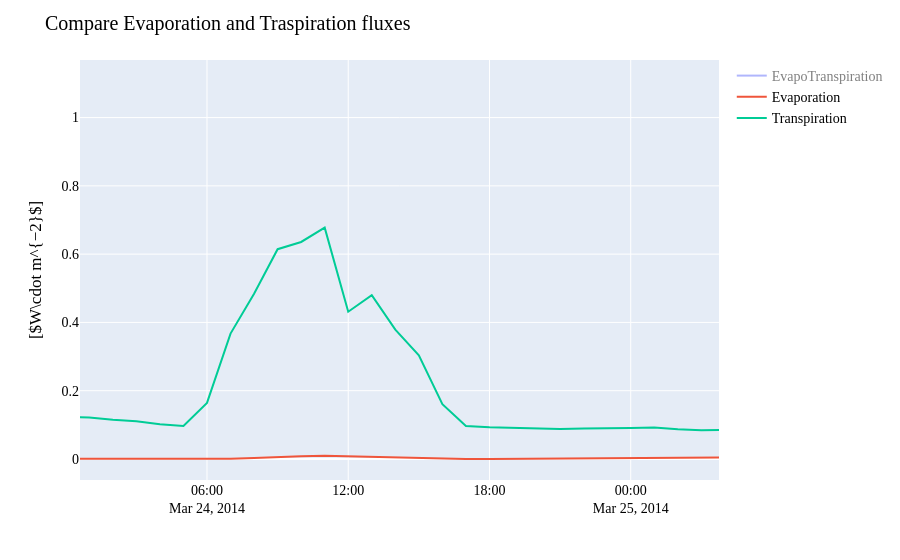

Write notebook code for a chart like this one.
### Code cell
show_E_T('FluxEvapoTranspiration_PR_waterstress_1105_02.csv','FluxEvaporation_PR_waterstress_1105_02.csv','FluxTranspiration_PR_waterstress_1105_02.csv')

### Figure 1 — Plotly figure (JSON) as saved in the notebook; plotly's stock layout.template omitted (floating-point values rounded to 4 significant figures; data arrays with more than 128 entries replaced by an {"elided": "..."} marker saying what was removed)
{"data": [{"mode": "lines", "name": "EvapoTranspiration", "type": "scatter", "visible": "legendonly", "x": {"elided": "2882 str values"}, "y": {"elided": "2882 float values"}}, {"mode": "lines", "name": "Evaporation", "type": "scatter", "x": {"elided": "2882 str values"}, "y": {"elided": "2882 float values"}}, {"mode": "lines", "name": "Transpiration", "type": "scatter", "visible": true, "x": {"elided": "2882 str values"}, "y": {"elided": "2882 float values"}}], "layout": {"autosize": true, "font": {"color": "Black", "family": "Times New Roman", "size": 14}, "legend": {"tracegroupgap": 0}, "margin": {"t": 60}, "title": {"font": {"color": "Black", "family": "Times New Roman"}, "text": "Compare Evaporation and Traspiration fluxes"}, "xaxis": {"anchor": "y", "autorange": false, "domain": [0, 1], "range": ["2014-03-24 00:36:19.8454", "2014-03-25 03:45:02.3582"], "showspikes": false, "type": "date"}, "yaxis": {"anchor": "x", "autorange": true, "domain": [0, 1], "range": [-0.06151, 1.169], "showspikes": false, "title": {"text": "[$W\\cdot m^{−2}$]"}, "type": "linear"}}}
